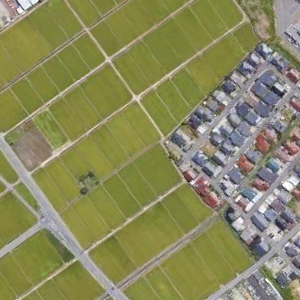
#> input picture P2/I_aerea/Entrenamiento1.PNG, 300 x 300 px, found by its file name; its folder holds only this picture in this run
$ python codigo.py
#> lines starting #> are read from the running program, lines starting #| are printed output that depends on the picture
import matplotlib.pyplot as plt
from PIL import Image, ImageFilter ,ImageColor
from sklearn.cluster import KMeans
from collections import Counter
import os
import cv2
import numpy as np

def rgb_to_hex(rgb_color):
    hex_color = "#"
    for i in rgb_color:
        i = int(i)
        hex_color += ("{:02x}".format(i))
    return hex_color


def prep_image(raw_img):
    modified_img = cv2.resize(raw_img, (900, 600), interpolation = cv2.INTER_AREA)
    modified_img = modified_img.reshape(modified_img.shape[0]*modified_img.shape[1], 3)
    return modified_img

def color_analysis(img,carpeta,num):
    clf = KMeans(n_clusters = 5)
    color_labels = clf.fit_predict(img)
    center_colors = clf.cluster_centers_
    counts = Counter(color_labels)
    ordered_colors = [center_colors[i] for i in counts.keys()]
    hex_colors = [rgb_to_hex(ordered_colors[i]) for i in counts.keys()]
    plt.figure(figsize = (12, 8))
    plt.bar(hex_colors,counts.values(), color = hex_colors, label= 'colores')
    plt.savefig(os.getcwd()+'\I_'+carpeta+"\Histograma\Histograma_imagen"+str(num)+".png")
    #plt.show()
    print("Colores: ")
    print(hex_colors)
    hex_colors = [ordered_colors[i] for i in counts.keys()]
    return hex_colors

def color_analysis_p(img,dir):
    clf = KMeans(n_clusters = 5)
    color_labels = clf.fit_predict(img)
    center_colors = clf.cluster_centers_
    counts = Counter(color_labels)
    ordered_colors = [center_colors[i] for i in counts.keys()]
    hex_colors = [rgb_to_hex(ordered_colors[i]) for i in counts.keys()]
    plt.figure(figsize = (12, 8))
    plt.bar(hex_colors,counts.values(), color = hex_colors, label= 'colores')
    plt.savefig(dir+".png")
    #plt.show()
    print("Colores: ")
    print(hex_colors)
    hex_colors = [ordered_colors[i] for i in counts.keys()]
    return hex_colors


def entrenamiento():
	n=[1,2]
	print("******************************Iniciando aprendizaje de la base de conocimiento************************************************************************************")
	print("Desplegando imagenes de la base de conocimiento llamado aerea:")
	for i in n:
		try:
			image = Image.open(os.getcwd()+"\I_aerea\Entrenamiento"+str(i)+".png")
		except:
			print("Hubo un error en el archivo cuya ruta es: "+os.getcwd()+"\I_aerea\Entrenamiento"+str(i)+".png")
			return
		image = image.filter(ImageFilter.GaussianBlur)
		#image.show()
		rgb_im = image.convert('RGB')
		rgb_im.save(os.getcwd()+"\I_aerea\Filtradas\Imagen_filtro_gaussiano"+str(i)+".jpg" ,"JPEG")

		imagecv2 = cv2.imread(os.getcwd()+"\I_aerea\Filtradas\Imagen_filtro_gaussiano"+str(i)+".jpg")
		imagecv2 = cv2.cvtColor(imagecv2 , cv2.COLOR_BGR2RGB)
		modified_image = prep_image(imagecv2)
		aerea_colores.append(color_analysis(modified_image,"aerea",i))


	n=[1,2,3,4]
	print("Desplegando imagenes de la base de conocimiento llamado comida:")
	for i in n:
		try:
			image = Image.open(os.getcwd()+"\I_comida\Entrenamiento"+str(i)+".jpg")
		except:
			print("Hubo un error en el archivo cuya ruta es: "+os.getcwd()+"\I_comida\Entrenamiento"+str(i)+".jpg")
			return
		image = image.filter(ImageFilter.GaussianBlur)
		#image.show()
		rgb_im = image.convert('RGB')
		rgb_im.save(os.getcwd()+"\I_comida\Filtradas\Imagen_filtro_gaussiano"+str(i)+".jpg" ,"JPEG")

		imagecv2 = cv2.imread(os.getcwd()+"\I_comida\Filtradas\Imagen_filtro_gaussiano"+str(i)+".jpg")
		imagecv2 = cv2.cvtColor(imagecv2 , cv2.COLOR_BGR2RGB)
		modified_image = prep_image(imagecv2)
		comida_colores.append(color_analysis(modified_image,"comida",i))


	n=[1,2,3,4,5,6]
	print("Desplegando imagenes de la base de conocimiento llamado monos:")
	for i in n:
		try:
			image = Image.open(os.getcwd()+"\I_monos\Entrenamiento"+str(i)+".jpg")
		except:
			print("Hubo un error en el archivo cuya ruta es: "+os.getcwd()+"\I_monos\Entrenamiento"+str(i)+".jpg")
			return
		image = image.filter(ImageFilter.GaussianBlur)
		#image.show()
		rgb_im = image.convert('RGB')
		rgb_im.save(os.getcwd()+"\I_monos\Filtradas\Imagen_filtro_gaussiano"+str(i)+".jpg" ,"JPEG")

		imagecv2 = cv2.imread(os.getcwd()+"\I_monos\Filtradas\Imagen_filtro_gaussiano"+str(i)+".jpg")
		imagecv2 = cv2.cvtColor(imagecv2 , cv2.COLOR_BGR2RGB)
		modified_image = prep_image(imagecv2)
		mono_colores.append(color_analysis(modified_image,"monos",i))

	print("**************************************************************************************************************************************************************************")


def Prueba():
	#Aquí se va a ir comparando con los colores frecuentes que se extrajeron de las imagenes de conocimiento
	#Carpeta para guardar las imagenes con los colores comunes de los arreglos
	coincidencias_mono=0
	coincidencias_aerea=0
	coincidencias_comida=0
	unos_mono=0
	unos_aerea=0
	unos_comida=0
	mono=0
	comida=0
	aerea=0
	may='N'

	prueba.clear()
	print("Ponga la dirección de la imagen prueba con su extensión (ya está siendo considerada la dirección actual):")
	dir=input()
	try:
		image = Image.open(os.getcwd()+"\I_"+dir)
	except:
		print("Hubo un error en el archivo cuya ruta es: "+os.getcwd()+dir)
		return
	image = image.filter(ImageFilter.GaussianBlur)
	rgb_im = image.convert('RGB')
	rgb_im.save(os.getcwd()+"\Prueba_colores\Imagen_Filtrada.jpg" ,"JPEG")

	img = cv2.imread(os.getcwd()+"\Prueba_colores\Imagen_Filtrada.jpg")
	cv2.imshow('Imagen',img)
	cv2.waitKey(800)
	imagecv2 = cv2.cvtColor(img , cv2.COLOR_BGR2RGB)
	modified_image = prep_image(imagecv2)
	prueba.append(color_analysis_p(modified_image,os.getcwd()+"\Prueba_colores\Histograma.jpg"))
	print("**************************************************************************************************************************************************************************")
	print("Buscando coincidencias con categoría mono:")
	for i in range(len(mono_colores)):
		for w in range(len(mono_colores[i])):
			for n in range(len(prueba)):
				for r in range(len(prueba[n])):
						if((abs(mono_colores[i][w][0]-prueba[n][r][0])<10) and (abs(mono_colores[i][w][1]-prueba[n][r][1])<10) and (abs(mono_colores[i][w][2]-prueba[n][r][2])<10)):
							print("Coincidencia entre: "+str(mono_colores[i][w])+ " y "+str(prueba[n][r]))
							coincidencias_mono=coincidencias_mono+1

	print(' ')
	print("Buscando coincidencias con categoría comida:")
	for i in range(len(comida_colores)):
		for w in range(len(comida_colores[i])):
			for n in range(len(prueba)):
				for r in range(len(prueba[n])):
					if((abs(comida_colores[i][w][0]-prueba[n][r][0])<10) and (abs(comida_colores[i][w][1]-prueba[n][r][1])<10) and (abs(comida_colores[i][w][2]-prueba[n][r][2])<10)):
							print("Coincidencia entre: "+str(comida_colores[i][w])+ " y "+str(prueba[n][r]))
							coincidencias_comida=coincidencias_comida+1


	print(' ')
	print("Buscando coincidencias con categoría aerea:")
	for i in range(len(aerea_colores)):
		for w in range(len(aerea_colores[i])):
			for n in range(len(prueba)):
				for r in range(len(prueba[n])):
					if((abs(aerea_colores[i][w][0]-prueba[n][r][0])<10) and (abs(aerea_colores[i][w][1]-prueba[n][r][1])<10) and (abs(aerea_colores[i][w][2]-prueba[n][r][2])<10)):
							print("Coincidencia entre: "+str(aerea_colores[i][w])+ " y "+str(prueba[n][r]))
							coincidencias_aerea=coincidencias_aerea+1


	print("***************************************************************************************************************************************************************************")

	print("Coincidencias con categoría mono: "+str(coincidencias_mono) +". Probabilidad de que sea mono según esta prueba es de "+ str(coincidencias_mono/30) +" %")
	print("Coincidencias con categoría aerea: "+str(coincidencias_aerea) +". Probabilidad de que sea una imagen aerea según esta prueba es de "+ str(coincidencias_aerea/10) +" %")
	print("Coincidencias con categoría comida: "+str(coincidencias_comida) +". Probabilidad de que sea comida según esta prueba es de "+ str(coincidencias_comida/20) +" %")

	print("*************************************Decisión tomada según la frecuencia de su histograma**********************************************************************************")

	if((coincidencias_mono/30 > coincidencias_aerea/10 )and(coincidencias_mono/30 > coincidencias_comida/20)):
		print("Es un mono")
		mono=1
	elif(coincidencias_aerea/10 > coincidencias_comida/20):
		print("Es una imagen aerea")
		aerea=1
	else:
		print("Es comida")
		comida=1

	print("**************************************************************************************************************************************************************************")

	print("Creando imagenes de máscara de los colores dicriminantes de la imagen: ")
	img = cv2.cvtColor(img, cv2.COLOR_BGR2RGB)
	print("Máscara amarillo")
	amarilloAlto = np.array([219, 200, 90])
	amarilloBajo = np.array([200, 170, 00])
	mask = cv2.inRange(img, amarilloBajo, amarilloAlto)
	image = cv2.add(img, np.zeros(np.shape(img), dtype=np.uint8), mask=mask)
	cv2.imshow("mascara_amarilla", mask)
	cv2.waitKey(1000)
	cv2.imwrite(os.getcwd()+"\Prueba_colores\Mascara_amarillo.jpg",mask)
	unos_comida=np.sum(mask == 255)

	print("Máscara negro")
	negroBajo = np.array([0, 0, 0])
	negroAlto = np.array([35, 44, 50])
	mask = cv2.inRange(img, negroBajo, negroAlto)
	image = cv2.add(img, np.zeros(np.shape(img), dtype=np.uint8), mask=mask)
	cv2.imshow("Mascara_negro", mask)
	cv2.waitKey(800)
	cv2.imwrite(os.getcwd()+"\Prueba_colores\Mascara_negro.jpg",mask)
	unos_mono=np.sum(mask == 255)

	print("Máscara gris")
	grisBajo = np.array([162, 158, 151])
	grisAlto = np.array([183, 180, 178])
	mask = cv2.inRange(img, grisBajo, grisAlto)
	image = cv2.add(img, np.zeros(np.shape(img), dtype=np.uint8), mask=mask)
	cv2.imshow("mascarac_gris", mask)
	cv2.waitKey(800)
	cv2.imwrite(os.getcwd()+"\Prueba_colores\Mascara_gris.jpg",mask)
	unos_aerea=np.sum(mask == 255)

	if(unos_mono> unos_aerea and unos_mono>unos_comida):
		mayor='M'
	elif(unos_aerea>unos_comida):
		mayor='A'
	else:
		mayor='C'
	print(' ')
	print("************************************Decisión tomada según su máscara y el histograma************************************************************************************")

	if(mayor=='A' and aerea==1):
		print("Es una imagen aerea")

	elif(mayor=='M' and mono==1):
		print("Es una imagen de un mono")

	elif(mayor=='C' and comida==1):
		print("Es una imagen de comida")

	else:
		print("No lo tengo claro")

	print("**************************************************************************************************************************************************************************")


def main():
	entrenamiento()
#> in entrenamiento, image is the input picture: PIL image 300x300 RGBA; mean R, G, B, A 137.6, 137, 93, 255
#> in entrenamiento, `image = image.filter(ImageFilter.GaussianBlur)`:
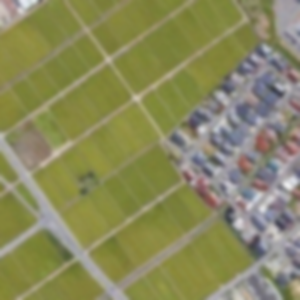
#> image: PIL image 300x300 RGBA; mean R, G, B, A 137.6, 137, 93, 255
#> in prep_image, `modified_img = cv2.resize(raw_img, (900, 600), interpolation = cv2.INT..`:
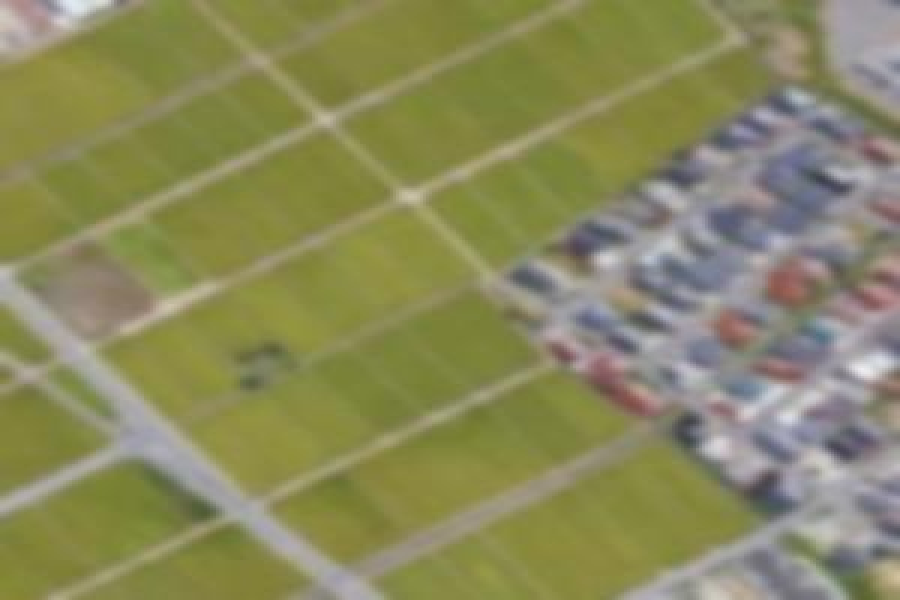
#> modified_img: shape (600, 900, 3); mean R, G, B 137.7, 137, 92.9
#> in color_analysis, `counts = Counter(color_labels)`: counts = {1: 55476, 4: 72504, 3: 79380, 2: 45210, 0: 287430}
#> in color_analysis, `ordered_colors = [center_colors[i] for i in counts.keys()]`: ordered_colors = [[171.5, 168.2, 167.2], [146.9, 142.3, 138.6], [144, 140, 97.83], [111, 107.5, 106], [131.3, 133.4, 63.68]]
#> the loop in rgb_to_hex, `for i in rgb_color:` made 3 passes
#> (i, hex_color) on passes 1 to 3: (146, '#92'), (142, '#928e'), (138, '#928e8a')
#> the loop in rgb_to_hex (call 2), `for i in rgb_color:` made 3 passes
#> (i, hex_color) on passes 1 to 3: (131, '#83'), (133, '#8385'), (63, '#83853f')
#> in color_analysis, `hex_colors = [rgb_to_hex(ordered_colors[i]) for i in counts.keys()]`: hex_colors = ['#928e8a', '#83853f', '#6f6b69', '#908c61', '#aba8a7']
#> in color_analysis, `plt.savefig(os.getcwd()+'\I_'+carpeta+"\Histograma\Histograma_imagen"+..`:
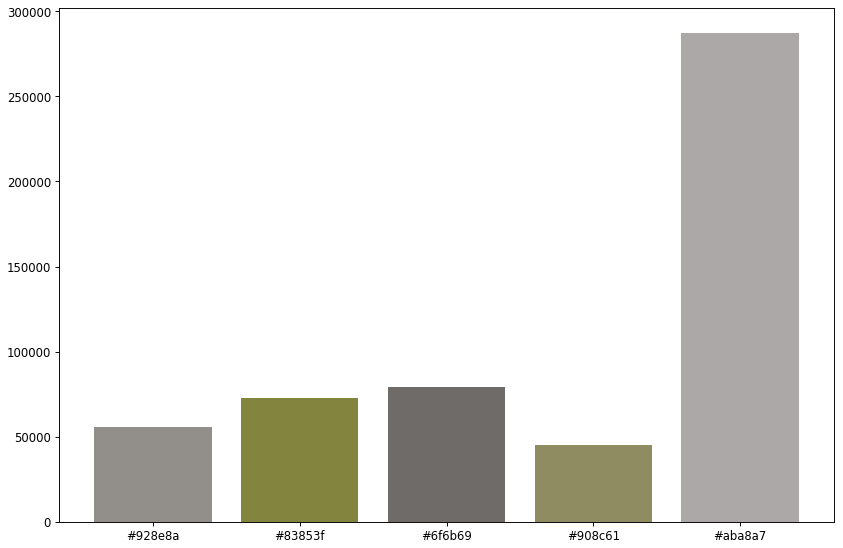
#> figure drawn by matplotlib, 1 panel; tallest bar 287430 high, from x = 3.6 to 4.4
#| ['#928e8a', '#83853f', '#6f6b69', '#908c61', '#aba8a7']
#> in color_analysis, `hex_colors = [ordered_colors[i] for i in counts.keys()]`: hex_colors = [[146.9, 142.3, 138.6], [131.3, 133.4, 63.68], [111, 107.5, 106], [144, 140, 97.83], [171.5, 168.2, 167.2]]
	Prueba()

#variables globales
hex_colors =[]
mono_colores=[]
comida_colores=[]
aerea_colores=[]
prueba=[]
main()
